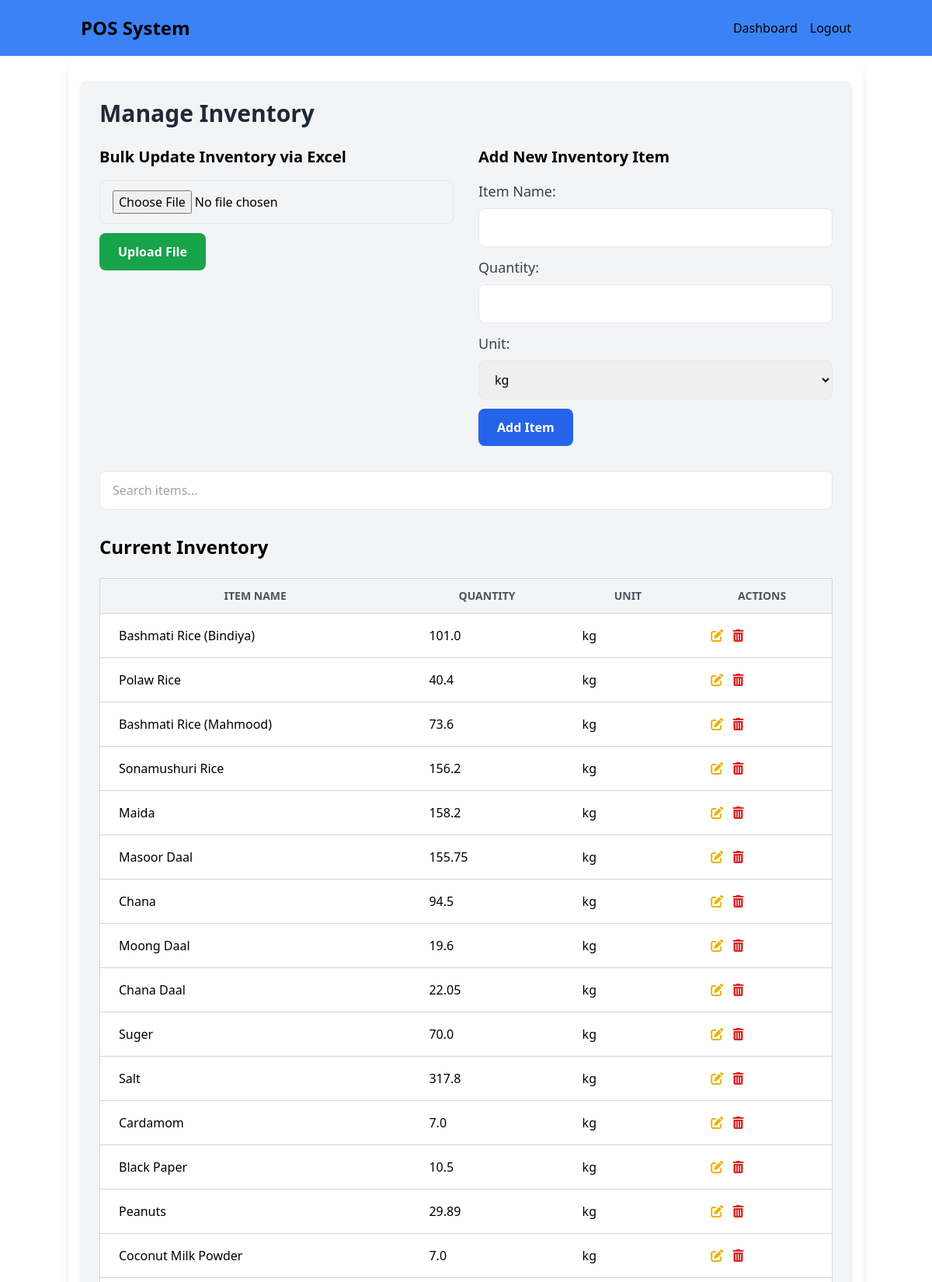
The page /inventory (signed in, upper part) on the database its author committed.
### models.py (models this page shows, shortened)
class Inventory(db.Model):
    id = db.Column(db.Integer, primary_key=True)
    name = db.Column(db.String(100), nullable=False)
    quantity = db.Column(db.Float, nullable=False, default=0.0)  # Total stock
    unit = db.Column(db.String(20), nullable=False)  # Unit like kg, liters, etc.

### routes.py (the view)
    @app.route('/inventory')
    @login_required
    def inventory_page():
        inventory_items = Inventory.query.all()
        return render_template('inventory.html', inventory_items=inventory_items)

### app_init.py (called while the page is built)
def create_initialized_flask_app():
    app = Flask(__name__, static_folder='static')
    app.config['SECRET_KEY'] = 'your-secret-key'
    database_path = os.path.join(os.path.abspath(os.path.dirname(__file__)), 'data', 'pos_system.db')
    app.config['SQLALCHEMY_DATABASE_URI'] = f'sqlite:///{database_path}'
    app.config['SQLALCHEMY_TRACK_MODIFICATIONS'] = False
    app.config['JWT_SECRET_KEY'] = 'another-secret-key'
    db.init_app(app)
    login_manager.init_app(app)
    jwt.init_app(app)
    from models import User
    @login_manager.user_loader
    def load_user(user_id):
        return User.query.get(int(user_id))
    with app.app_context():
        db.create_all()
    return app#, socketio

### templates/inventory.html (shortened to what this page needs)
{% extends "base.html" %} {% block content %}
<div class="container mx-auto p-6 bg-gray-100 rounded-lg shadow-md">
  <h1 class="text-3xl font-bold text-gray-800 mb-6">Manage Inventory</h1>
  <div class="flex space-x-8">
    <div class="w-1/2">
      <h2 class="text-xl font-bold mb-4">Bulk Update Inventory via Excel</h2>
      <form
        method="POST"
        action="{{ url_for('upload_inventory') }}"
        enctype="multipart/form-data"
        onsubmit="return checkRole()"
      >
        <input
          type="file"
          name="file"
          id="file"
          class="w-full px-4 py-3 border rounded-lg mb-3"
          required
        />
        <button
          type="submit"
          class="bg-green-600 text-white font-bold py-3 px-6 rounded-lg"
        >
          Upload File
        </button>
      </form>
    </div>
    <div class="w-1/2">
      <h2 class="text-xl font-bold mb-4">Add New Inventory Item</h2>
      <form
        method="POST"
        action="{{ url_for('add_inventory') }}"
        onsubmit="return checkRole()"
      >
        <div class="mb-3">
          <label for="name" class="block text-lg font-medium text-gray-700 mb-2"
            >Item Name:</label
          >
          <input
            type="text"
            name="name"
            id="name"
            class="w-full px-4 py-3 border rounded-lg"
            required
          />
        </div>
        <div class="mb-3">
          <label
            for="quantity"
            class="block text-lg font-medium text-gray-700 mb-2"
            >Quantity:</label
          >
          <input
            type="number"
            step="any"
            name="quantity"
            id="quantity"
            class="w-full px-4 py-3 border rounded-lg"
            required
          />
        </div>
        <div class="mb-3">
          <label for="unit" class="block text-lg font-medium text-gray-700 mb-2"
            >Unit:</label
          >
          <select
            name="unit"
            id="unit"
            class="w-full px-4 py-3 border rounded-lg"
            required
          >
            <option value="kg">kg</option>
          </select>
        </div>
        <button
          type="submit"
          class="bg-blue-600 text-white font-bold py-3 px-6 rounded-lg"
        >
          Add Item
        </button>
      </form>
    </div>
  </div>
  <div class="mt-8 mb-6">
    <input
      type="text"
      id="searchInput"
      placeholder="Search items..."
      class="w-full px-4 py-3 border rounded-lg"
      onkeyup="searchInventory()"
    />
  </div>
  <h2 class="text-2xl font-bold mt-8 mb-4">Current Inventory</h2>
  <table class="min-w-full bg-white border border-gray-300 mt-6">
    <thead>
      <tr>
        <th
          class="py-3 px-6 bg-gray-100 font-bold uppercase text-sm text-gray-600 border-b border-gray-300"
        >
          Item Name
        </th>
        <th
          class="py-3 px-6 bg-gray-100 font-bold uppercase text-sm text-gray-600 border-b border-gray-300"
        >
          Quantity
        </th>
        <th
          class="py-3 px-6 bg-gray-100 font-bold uppercase text-sm text-gray-600 border-b border-gray-300"
        >
          Unit
        </th>
        <th
          class="py-3 px-6 bg-gray-100 font-bold uppercase text-sm text-gray-600 border-b border-gray-300"
        >
          Actions
        </th>
      </tr>
    </thead>
    <tbody>
      {% for item in inventory_items %}
      <tr>
        <td class="py-4 px-6 border-b border-gray-300">{{ item.name }}</td>
        <td class="py-4 px-6 border-b border-gray-300">
          {{ item.quantity | round(3)}}
        </td>
        <td class="py-4 px-6 border-b border-gray-300">{{ item.unit }}</td>
        <td class="py-4 px-6 border-b border-gray-300">
          <button
            onclick="openEditModal('{{ item.id }}', '{{ item.name }}', '{{ item.quantity }}', '{{ item.unit }}')"
            class="mr-2"
          >
            <i class="fas fa-edit text-yellow-500 hover:text-yellow-600"></i>
          </button>
          <form
            action="{{ url_for('delete_inventory', item_id=item.id) }}"
            method="POST"
            style="display: inline"
            onsubmit="return checkRole()"
          >
            <button type="submit">
              <i class="fas fa-trash-alt text-red-600 hover:text-red-700"></i>
            </button>
          </form>
        </td>
      </tr>
      {% endfor %}
    </tbody>
  </table>
</div>
{% endblock %}

### static/css/styles.css (style rules this page uses)
html, :host { line-height: 1.5; -webkit-text-size-adjust: 100%; -moz-tab-size: 4; -o-tab-size: 4; tab-size: 4; font-family: ui-sans-serif, system-ui, sans-serif, "Apple Color Emoji", "Segoe UI Emoji", "Segoe UI Symbol", "Noto Color Emoji"; font-feature-settings: normal; font-variation-settings: normal; -webkit-tap-highlight-color: transparent; }
body { margin: 0; line-height: inherit; }
h1, h2, h3, h4, h5, h6 { font-size: inherit; font-weight: inherit; }
table { text-indent: 0; border-color: inherit; border-collapse: collapse; }
button, input, optgroup, select, textarea { font-family: inherit; font-feature-settings: inherit; font-variation-settings: inherit; font-size: 100%; font-weight: inherit; line-height: inherit; letter-spacing: inherit; color: inherit; margin: 0; padding: 0; }
button, select { text-transform: none; }
button, input:where([type='button']), input:where([type='reset']), input:where([type='submit']) { -webkit-appearance: button; background-color: transparent; background-image: none; }
blockquote, dl, dd, h1, h2, h3, h4, h5, h6, hr, figure, p, pre { margin: 0; }
input::placeholder, textarea::placeholder { opacity: 1; color: #9ca3af; }
button, [role="button"] { cursor: pointer; }
.container { width: 100%; }
@media (min-width: 640px) { .container { max-width: 640px; } }
@media (min-width: 768px) { .container { max-width: 768px; } }
@media (min-width: 1024px) { .container { max-width: 1024px; } }
.mx-auto { margin-left: auto; margin-right: auto; }
.mb-2 { margin-bottom: 0.5rem; }
.mb-3 { margin-bottom: 0.75rem; }
.mb-4 { margin-bottom: 1rem; }
.mb-6 { margin-bottom: 1.5rem; }
.mr-2 { margin-right: 0.5rem; }
.mt-6 { margin-top: 1.5rem; }
.mt-8 { margin-top: 2rem; }
.block { display: block; }
.flex { display: flex; }
.w-1\/2 { width: 50%; }
.w-full { width: 100%; }
.min-w-full { min-width: 100%; }
.space-x-8 > :not([hidden]) ~ :not([hidden]) { --tw-space-x-reverse: 0; margin-right: calc(2rem * var(--tw-space-x-reverse)); margin-left: calc(2rem * calc(1 - var(--tw-space-x-reverse))); }
.rounded-lg { border-radius: 0.5rem; }
.border { border-width: 1px; }
.border-b { border-bottom-width: 1px; }
.border-gray-300 { --tw-border-opacity: 1; border-color: rgb(209 213 219 / var(--tw-border-opacity)); }
.bg-blue-600 { --tw-bg-opacity: 1; background-color: rgb(37 99 235 / var(--tw-bg-opacity)); }
.bg-gray-100 { --tw-bg-opacity: 1; background-color: rgb(243 244 246 / var(--tw-bg-opacity)); }
.bg-green-600 { --tw-bg-opacity: 1; background-color: rgb(22 163 74 / var(--tw-bg-opacity)); }
.bg-white { --tw-bg-opacity: 1; background-color: rgb(255 255 255 / var(--tw-bg-opacity)); }
.p-6 { padding: 1.5rem; }
.px-4 { padding-left: 1rem; padding-right: 1rem; }
.px-6 { padding-left: 1.5rem; padding-right: 1.5rem; }
.py-3 { padding-top: 0.75rem; padding-bottom: 0.75rem; }
.py-4 { padding-top: 1rem; padding-bottom: 1rem; }
.text-2xl { font-size: 1.5rem; line-height: 2rem; }
.text-3xl { font-size: 1.875rem; line-height: 2.25rem; }
.text-lg { font-size: 1.125rem; line-height: 1.75rem; }
.text-sm { font-size: 0.875rem; line-height: 1.25rem; }
.text-xl { font-size: 1.25rem; line-height: 1.75rem; }
.font-bold { font-weight: 700; }
.font-medium { font-weight: 500; }
.uppercase { text-transform: uppercase; }
.text-gray-600 { --tw-text-opacity: 1; color: rgb(75 85 99 / var(--tw-text-opacity)); }
.text-gray-700 { --tw-text-opacity: 1; color: rgb(55 65 81 / var(--tw-text-opacity)); }
.text-gray-800 { --tw-text-opacity: 1; color: rgb(31 41 55 / var(--tw-text-opacity)); }
.text-red-600 { --tw-text-opacity: 1; color: rgb(220 38 38 / var(--tw-text-opacity)); }
.text-white { --tw-text-opacity: 1; color: rgb(255 255 255 / var(--tw-text-opacity)); }
.text-yellow-500 { --tw-text-opacity: 1; color: rgb(234 179 8 / var(--tw-text-opacity)); }
.shadow-md { --tw-shadow: 0 4px 6px -1px rgb(0 0 0 / 0.1), 0 2px 4px -2px rgb(0 0 0 / 0.1); --tw-shadow-colored: 0 4px 6px -1px var(--tw-shadow-color), 0 2px 4px -2px var(--tw-shadow-color); box-shadow: var(--tw-ring-offset-shadow, 0 0 #0000), var(--tw-ring-shadow, 0 0 #0000), var(--tw-shadow); }

### templates/base.html (style rules this page uses)
* { color: black; }

### rows shown on the page
Inventory: name "Bashmati Rice (Bindiya)", quantity "101.0", unit "kg"
Inventory: name "Polaw Rice", quantity "40.4", unit "kg"
Inventory: name "Bashmati Rice (Mahmood)", quantity "73.6", unit "kg"
Inventory: name "Sonamushuri Rice", quantity "156.2", unit "kg"
Inventory: name "Maida", quantity "158.2", unit "kg"
Inventory: name "Masoor Daal", quantity "155.75", unit "kg"
Inventory: name "Chana", quantity "94.5", unit "kg"
Inventory: name "Moong Daal", quantity "19.6", unit "kg"
Inventory: name "Chana Daal", quantity "22.05", unit "kg"
Inventory: name "Suger", quantity "70.0", unit "kg"
Inventory: name "Salt", quantity "317.8", unit "kg"
Inventory: name "Cardamom", quantity "7.0", unit "kg"
Inventory: name "Black Paper", quantity "10.5", unit "kg"
Inventory: name "Peanuts", quantity "29.89", unit "kg"
Inventory: name "Coconut Milk Powder", quantity "7.0", unit "kg"
